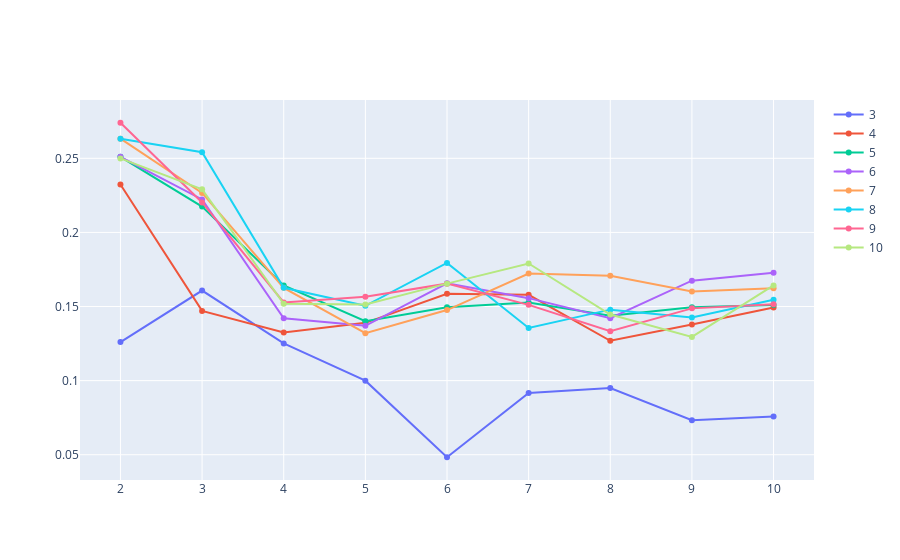

The cell this chart's notebook holds for it:
### Markdown cell above
##### Silhouette Score

### Code cell
fig_sil_all_neighbors = get_silhouette_scores(
                                data_all_reduced.iloc[:, :max_dims_all],
                                affinity="nearest_neighbors",
                                parameters=n_neighbors, cluster_range=clusters
                            )
fig_sil_all_neighbors.show()

### Figure 1 — Plotly figure (JSON) as saved in the notebook; plotly's stock layout.template omitted (floating-point values rounded to 4 significant figures)
{"data": [{"name": "3", "type": "scatter", "x": [2, 3, 4, 5, 6, 7, 8, 9, 10], "y": [0.126, 0.1608, 0.1251, 0.09999, 0.04831, 0.09166, 0.09496, 0.07324, 0.07584]}, {"name": "4", "type": "scatter", "x": [2, 3, 4, 5, 6, 7, 8, 9, 10], "y": [0.2324, 0.1471, 0.1325, 0.139, 0.1586, 0.1579, 0.1269, 0.1378, 0.1494]}, {"name": "5", "type": "scatter", "x": [2, 3, 4, 5, 6, 7, 8, 9, 10], "y": [0.251, 0.2175, 0.1642, 0.1401, 0.1495, 0.1527, 0.1438, 0.1495, 0.151]}, {"name": "6", "type": "scatter", "x": [2, 3, 4, 5, 6, 7, 8, 9, 10], "y": [0.251, 0.2223, 0.1421, 0.137, 0.1657, 0.1557, 0.1421, 0.1675, 0.1728]}, {"name": "7", "type": "scatter", "x": [2, 3, 4, 5, 6, 7, 8, 9, 10], "y": [0.2632, 0.2267, 0.1626, 0.132, 0.1476, 0.1722, 0.1707, 0.1602, 0.1624]}, {"name": "8", "type": "scatter", "x": [2, 3, 4, 5, 6, 7, 8, 9, 10], "y": [0.2632, 0.2541, 0.1627, 0.1505, 0.1794, 0.1356, 0.1479, 0.1426, 0.1545]}, {"name": "9", "type": "scatter", "x": [2, 3, 4, 5, 6, 7, 8, 9, 10], "y": [0.274, 0.2202, 0.1528, 0.1566, 0.1654, 0.1511, 0.1333, 0.1488, 0.1516]}, {"name": "10", "type": "scatter", "x": [2, 3, 4, 5, 6, 7, 8, 9, 10], "y": [0.2499, 0.2291, 0.1519, 0.1514, 0.1654, 0.179, 0.1446, 0.1295, 0.1642]}], "layout": {}}
